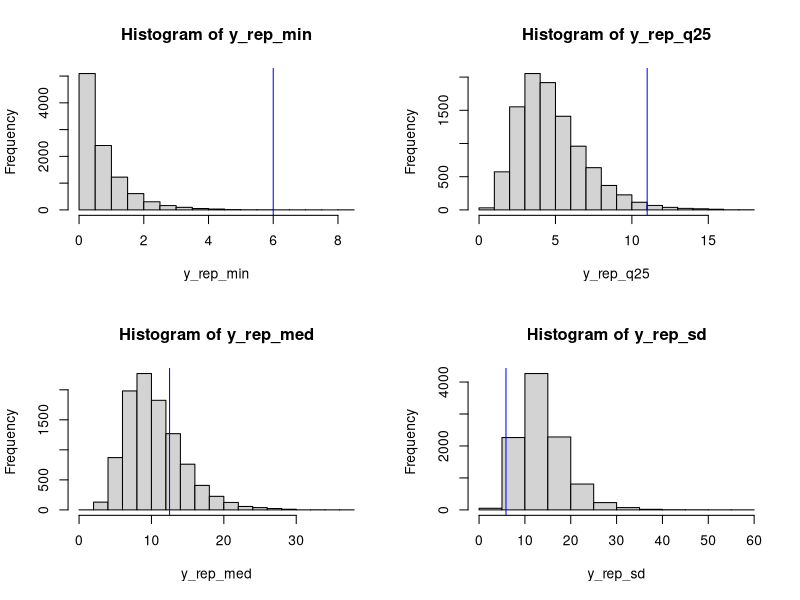

Source code (R):
## ---- chunk 1

## No scientific notation

options(scipen = 999)

########## Problem 1 ##########



## Input the known parameters and data

y <- c(15,9,15,8,8,20,25,31,13,12,11,15,11,13,13,11,11,12,6,14)
n <- length(y)
S <- 10000
alpha <- 5
beta <- alpha * 15

## ---- chunk 2

##### Part i #####



## Sample from the Gamma

samp_1i <- rgamma(n = S, shape = n + alpha, rate = beta + sum(y))

## ---- chunk 3

##### Part ii #####



## Construct the replicate data sets

y_rep <- matrix(0, nrow = S, ncol = n)

for(s in 1:S) {
    
    y_rep[s,] = rexp(n = n, rate = samp_1i[s])
    
}

## ---- chunk 4

##### Part iii #####



## Compute the required test statistics for each replicate data set

y_rep_min <- apply(y_rep, 1, min)
y_rep_q25 <- apply(y_rep, 1, quantile, probs = 0.25)
y_rep_med <- apply(y_rep, 1, median)
y_rep_sd <- apply(y_rep, 1, sd)

par(mfrow = c(2, 2))

hist(x = y_rep_min)
abline(v = min(y), col = 'blue')

hist(x = y_rep_q25)
abline(v = quantile(y, 0.25), col = 'blue')

hist(x = y_rep_med)
abline(v = median(y), col = 'blue')

hist(x = y_rep_sd)
abline(v = sd(y), col = 'blue')

## ---- chunk 5

##### Part iv #####



## Compute the posterior predictive p-values for each statistic

pval_min <- mean(y_rep_min > min(y))
pval_q25 <- mean(y_rep_q25 > quantile(y, 0.25))
pval_med <- mean(y_rep_med > median(y))
pval_sd <- mean(y_rep_sd > sd(y))

## Output the results

cat("Minimum p-value: ", round(pval_min, 4))
cat("25% Quantile p-value: ", round(pval_q25, 4))
cat("Median p-value: ", round(pval_med, 4))
cat("Standard Deviation p-value: ", round(pval_sd, 4))

